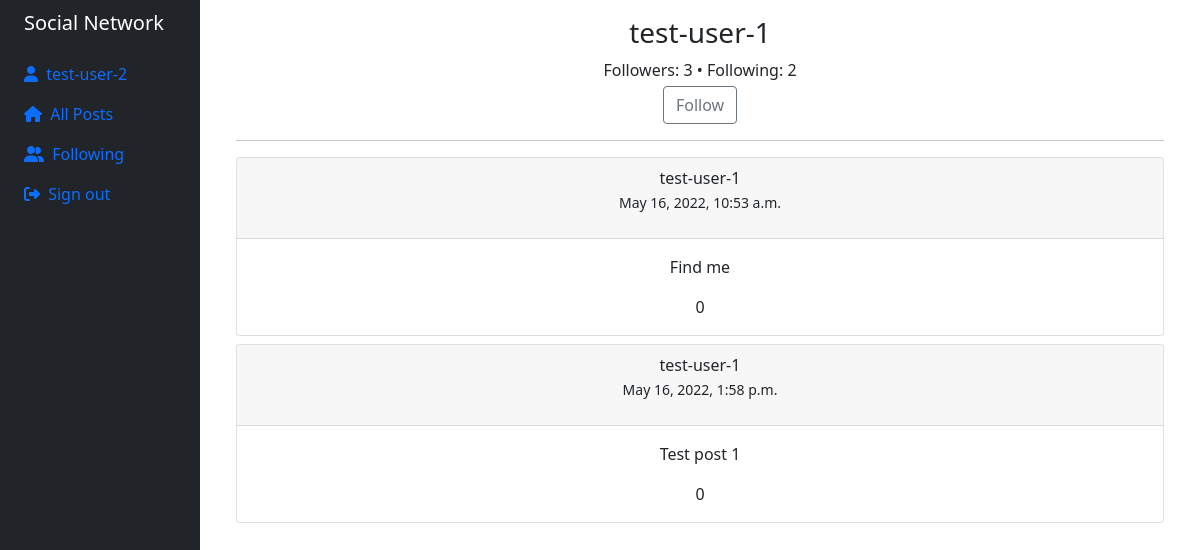
Page /profile/5 (signed in) on the earlier database version.
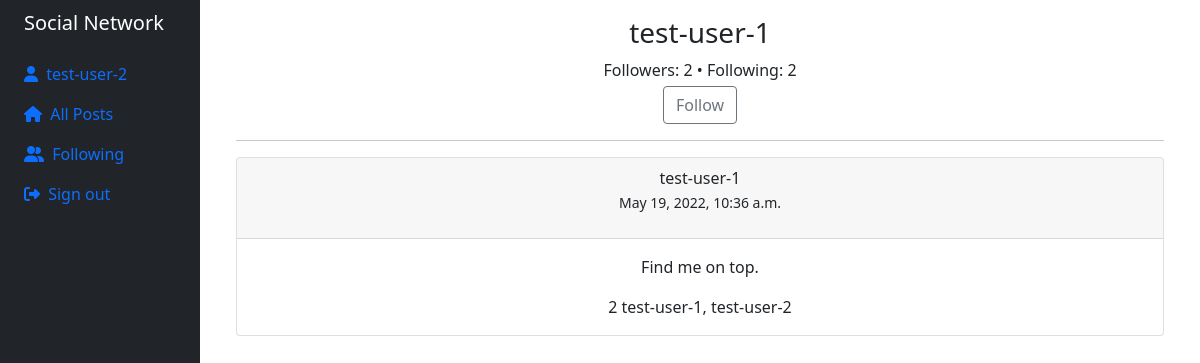
Same page on the later database version.
### network/models.py (models this page shows, shortened)
class Post(models.Model):
    author = models.ForeignKey(
        User, on_delete=models.CASCADE, related_name="posts")
    content = models.TextField()
    likes = models.ManyToManyField(User, blank=True)
    created_on = models.DateTimeField(default=timezone.now)
    edited = models.BooleanField(default=False)
    def get_likes(self):
        return self.likes.all().count()
    def get_users_liked(self):
        qs = self.likes.all()
        return ", ".join([user.username for user in qs])

class User(AbstractUser):
    followers = models.ManyToManyField(
        "self", symmetrical=False, related_name="following", blank=True)
    def get_followers(self):
        return self.followers.all()
    def count_followers(self):
        return self.get_followers().count()
    def get_following(self):
        return self.following.all()
    def count_following(self):
        return self.get_following().count()

### network/views.py (the view)
# urls.py: path("profile/<int:user_id>", views.profile, name="profile"),
@login_required
def profile(request, user_id):
    user = User.objects.get(pk=user_id)
    num_followers = user.count_followers()
    num_following = user.count_following()
    posts = Post.objects.filter(author=user)
    context = {
        "user": user,
        "followers": num_followers,
        "following": num_following,
        "posts": posts
    }
    return render(request, "network/profile.html", context)

### network/templates/network/profile.html (shortened to what this page needs)
{% extends "network/layout.html" %}
{% load static %}
{% block body %}
<div class="container">
    <div class="text-center">
        <h3>{{ user.username }}</h3>
        Followers: <span id="followers">{{ followers }}</span>
        <span>&bullet;</span>
        Following: <span>{{ following }}</span>
        <div class="my-1">
            {% if request.user.id != user.id %}
            <button class="btn btn-outline-secondary btn-block" id="follow-btn" data-follower-id="{{ request.user.id }}"
                data-user-id="{{ user.id }}">
                {% if request.user not in user.get_followers %}
                Follow
                {% else %}
                Following
                {% endif %}
            </button>
            {% endif %}
        </div>
        <hr>
        {% for post in posts %}
        <div class="card my-2">
            <div class="card-header">
                {{ post.author }}
                <p><small>{{ post.created_on }}</small></p>
            </div>
            <div class="card-body">
                <p class="card-text">{{ post.content }}</p>
                <div class="like px-1">
                    <span>{{ post.get_likes }}</span> <span>{{ post.get_users_liked }}</span>
                </div>
            </div>
        </div>
        {% endfor %}
    </div>
</div>
{% endblock %}

Differences in the rows shown:
removed Post: author "test-user-1", created_on "May 16, 2022, 10:53 a.m.", content "Find me", get_likes "0"
removed Post: author "test-user-1", created_on "May 16, 2022, 1:58 p.m.", content "Test post 1", get_likes "0"
added Post: author "test-user-1", created_on "May 19, 2022, 10:36 a.m.", content "Find me on top.", get_likes "2", get_users_liked "test-user-1, test-user-2"
Other differences:
{{ followers }}: "3" → "2"
